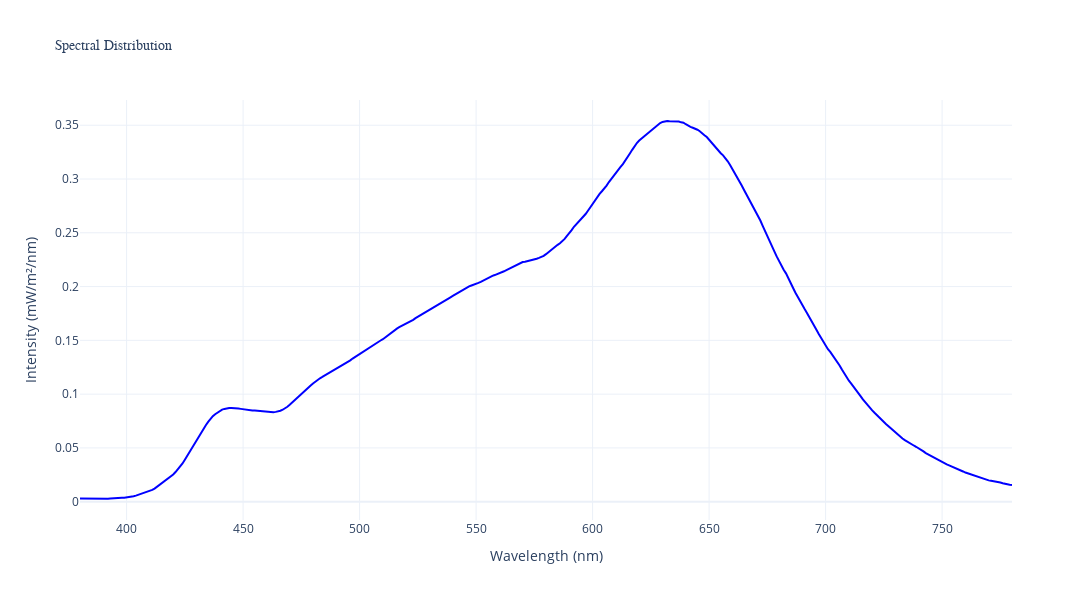

The cell this chart's notebook holds for it:
### Code cell
# Plot the spectral data using Analysis class
analysis = spectral.Analysis()
analysis.plot_spectral(df)

### Figure 1 — Plotly figure (JSON) as saved in the notebook; plotly's stock layout.template omitted (floating-point values rounded to 4 significant figures; data arrays with more than 128 entries replaced by an {"elided": "..."} marker saying what was removed)
{"data": [{"line": {"color": "blue", "width": 2}, "mode": "lines", "name": "Spectral Data", "type": "scatter", "x": {"elided": "401 int values"}, "y": {"elided": "401 float values"}}], "layout": {"height": 600, "hovermode": "x unified", "title": {"font": {"family": "Arial Black", "size": 14}, "text": "Spectral Distribution"}, "width": 1200, "xaxis": {"range": [380, 780], "title": {"text": "Wavelength (nm)"}}, "yaxis": {"title": {"text": "Intensity (mW/m²/nm)"}}}}
